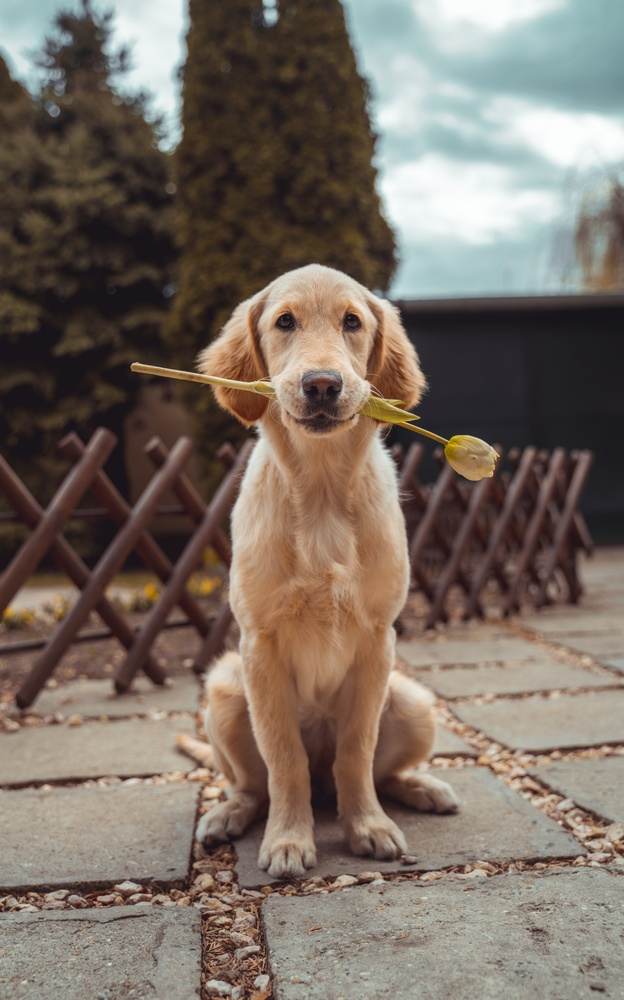
#> input picture Original Input Images/Chapter 2/dog.jpg, 624 x 1000 px, shrunk from 3742 x 6000 before the run, found by its file name
$ python 'Keypoint Detection using Brief.py'
#> lines starting #> are read from the running program, lines starting #| are printed output that depends on the picture
import cv2

image1 = cv2.imread('dog.jpg', cv2.IMREAD_GRAYSCALE)
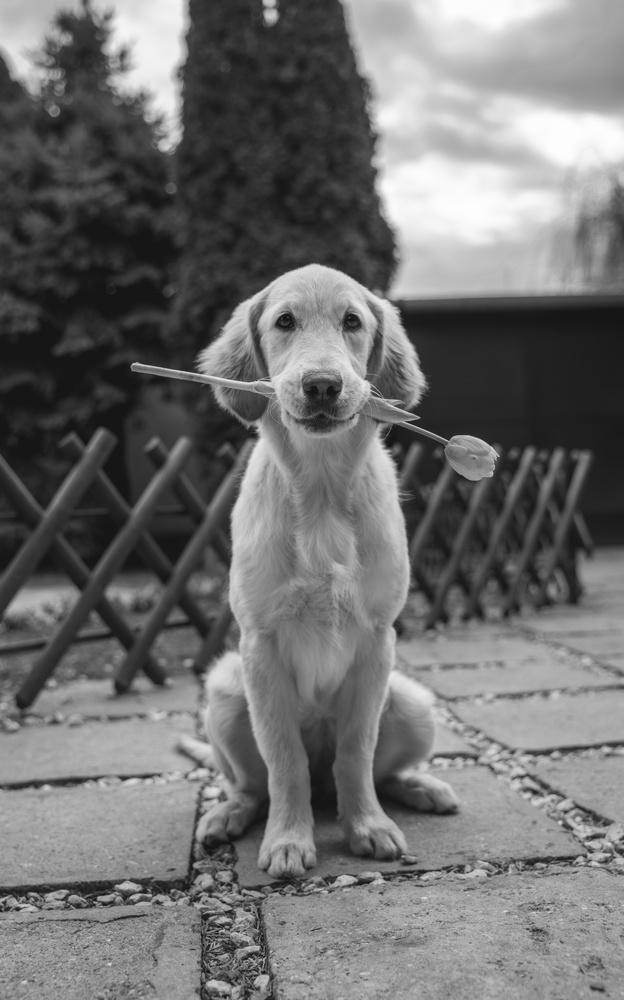
#> image1: shape (1000, 624); min 12, max 254, mean 112.1
image2 = cv2.imread('dog2.jpg', cv2.IMREAD_GRAYSCALE)
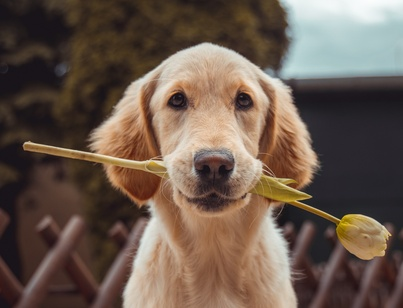
#> input picture Original Input Images/Chapter 9/dog2.jpg, 403 x 308 px, shrunk from 2419 x 1845 before the run, found by its file name
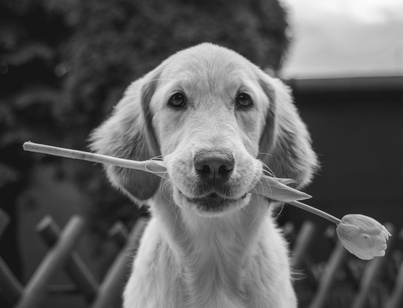
#> image2: shape (308, 403); min 15, max 252, mean 94

# Initialize the ORB detector
orb = cv2.ORB_create()

# Set the ORB score type to BRIEF
orb.setScoreType(cv2.ORB_FAST_SCORE)

# Detect keypoints and compute descriptors using ORB
keypoints1, descriptors1 = orb.detectAndCompute(image1, None)
#> keypoints1 = 524 keypoints; strongest (x, y, size): (418, 417, 31), (249, 958, 31), (132, 364, 37.2), (418, 416, 37.2)
keypoints2, descriptors2 = orb.detectAndCompute(image2, None)
#> keypoints2 = 520 keypoints; strongest (x, y, size): (310, 196, 31), (310, 197, 37.2), (341, 217, 37.2), (161, 160, 37.2)

# Create a BFMatcher object
matcher = cv2.BFMatcher(cv2.NORM_HAMMING, crossCheck=True)

# Match descriptors
matches = matcher.match(descriptors1, descriptors2)
#> matches = 158 matches

# Sort matches by score
matches = sorted(matches, key=lambda x: x.distance)

# Draw top matches
matched_image = cv2.drawMatches(image1, keypoints1, image2, keypoints2, matches[:10], None, flags=cv2.DrawMatchesFlags_NOT_DRAW_SINGLE_POINTS)
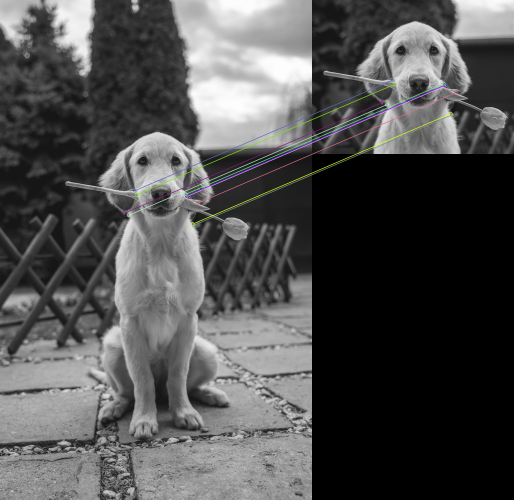
#> matched_image: shape (1000, 1027, 3) (shown at 1/2 size); mean of channels 0, 1, 2 79.9, 80, 80; drawn as B, G, R

cv2.imwrite('brief.jpg', matched_image)
cv2.waitKey(0)
cv2.destroyAllWindows()
